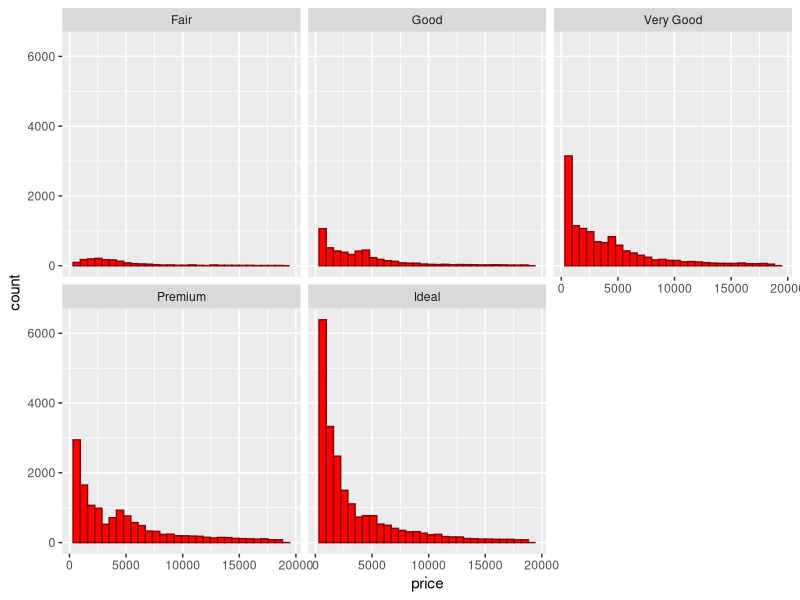
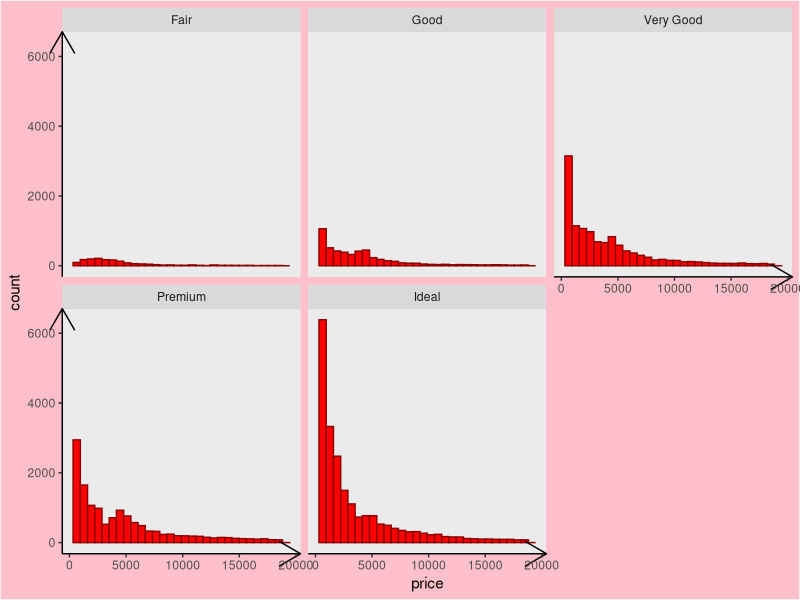

The R source for these figures, in order:
## ---- chunk 1
library(tidyverse)
diamonds
ggplot(data = diamonds, aes(x = price))+
  geom_histogram(color = "darkred", fill = "red") +
  facet_wrap(~cut)

## ---- chunk 2
ggplot(data = diamonds, aes(x = price))+
  geom_histogram(color = "darkred", fill = "red") +
  facet_wrap(~cut)+
  theme(plot.background = element_rect(fill = "pink"), 
        axis.line = element_line(arrow = arrow()),
        panel.grid = element_blank())
